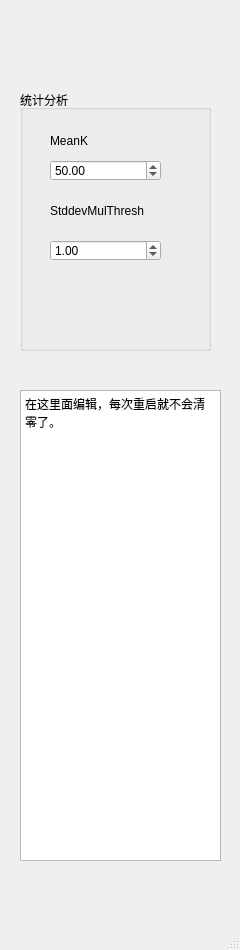
<?xml version="1.0" encoding="UTF-8"?>
<ui version="4.0">
 <class>FilterStatiscalOutlier</class>
 <widget class="QMainWindow" name="FilterStatiscalOutlier">
  <property name="geometry">
   <rect>
    <x>0</x>
    <y>0</y>
    <width>240</width>
    <height>950</height>
   </rect>
  </property>
  <property name="windowTitle">
   <string>MainWindow</string>
  </property>
  <widget class="QWidget" name="centralwidget">
   <widget class="QGroupBox" name="groupBox">
    <property name="geometry">
     <rect>
      <x>20</x>
      <y>90</y>
      <width>191</width>
      <height>261</height>
     </rect>
    </property>
    <property name="title">
     <string>统计分析</string>
    </property>
    <widget class="QLabel" name="label_11">
     <property name="geometry">
      <rect>
       <x>30</x>
       <y>110</y>
       <width>111</width>
       <height>21</height>
      </rect>
     </property>
     <property name="text">
      <string>StddevMulThresh</string>
     </property>
    </widget>
    <widget class="QDoubleSpinBox" name="SMTBox">
     <property name="geometry">
      <rect>
       <x>30</x>
       <y>150</y>
       <width>111</width>
       <height>21</height>
      </rect>
     </property>
     <property name="maximum">
      <double>9999.989999999999782</double>
     </property>
     <property name="singleStep">
      <double>0.100000000000000</double>
     </property>
     <property name="value">
      <double>1.000000000000000</double>
     </property>
    </widget>
    <widget class="QLabel" name="label_10">
     <property name="geometry">
      <rect>
       <x>30</x>
       <y>40</y>
       <width>111</width>
       <height>21</height>
      </rect>
     </property>
     <property name="text">
      <string>MeanK</string>
     </property>
    </widget>
    <widget class="QDoubleSpinBox" name="MKBox">
     <property name="geometry">
      <rect>
       <x>30</x>
       <y>70</y>
       <width>111</width>
       <height>21</height>
      </rect>
     </property>
     <property name="maximum">
      <double>9999.989999999999782</double>
     </property>
     <property name="value">
      <double>50.000000000000000</double>
     </property>
    </widget>
   </widget>
   <widget class="QTextEdit" name="textEdit">
    <property name="geometry">
     <rect>
      <x>20</x>
      <y>390</y>
      <width>201</width>
      <height>471</height>
     </rect>
    </property>
    <property name="html">
     <string>&lt;!DOCTYPE HTML PUBLIC &quot;-//W3C//DTD HTML 4.0//EN&quot; &quot;http://www.w3.org/TR/REC-html40/strict.dtd&quot;&gt;
&lt;html&gt;&lt;head&gt;&lt;meta name=&quot;qrichtext&quot; content=&quot;1&quot; /&gt;&lt;style type=&quot;text/css&quot;&gt;
p, li { white-space: pre-wrap; }
&lt;/style&gt;&lt;/head&gt;&lt;body style=&quot; font-family:'SimSun'; font-size:9pt; font-weight:400; font-style:normal;&quot;&gt;
&lt;p style=&quot; margin-top:0px; margin-bottom:0px; margin-left:0px; margin-right:0px; -qt-block-indent:0; text-indent:0px;&quot;&gt;在这里面编辑，每次重启就不会清零了。&lt;/p&gt;&lt;/body&gt;&lt;/html&gt;</string>
    </property>
   </widget>
  </widget>
  <widget class="QMenuBar" name="menubar">
   <property name="geometry">
    <rect>
     <x>0</x>
     <y>0</y>
     <width>240</width>
     <height>26</height>
    </rect>
   </property>
  </widget>
  <widget class="QStatusBar" name="statusbar"/>
 </widget>
 <resources/>
 <connections/>
</ui>
